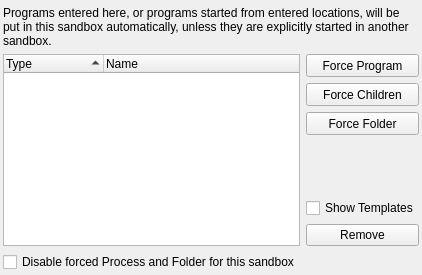
           <widget class="QWidget" name="tabForceProgs">
            <attribute name="title">
             <string>Force Programs</string>
            </attribute>
            <layout class="QGridLayout" name="gridLayout_54">
             <property name="leftMargin">
              <number>3</number>
             </property>
             <property name="topMargin">
              <number>6</number>
             </property>
             <property name="rightMargin">
              <number>3</number>
             </property>
             <property name="bottomMargin">
              <number>3</number>
             </property>
             <item row="0" column="0">
              <layout class="QGridLayout" name="gridLayout_35">
               <item row="0" column="0" colspan="2">
                <widget class="QLabel" name="label">
                 <property name="text">
                  <string>Programs entered here, or programs started from entered locations, will be put in this sandbox automatically, unless they are explicitly started in another sandbox.</string>
                 </property>
                 <property name="wordWrap">
                  <bool>true</bool>
                 </property>
                </widget>
               </item>
               <item row="6" column="1">
                <widget class="QCheckBox" name="chkShowForceTmpl">
                 <property name="text">
                  <string>Show Templates</string>
                 </property>
                </widget>
               </item>
               <item row="7" column="1">
                <widget class="QPushButton" name="btnDelForce">
                 <property name="text">
                  <string>Remove</string>
                 </property>
                </widget>
               </item>
               <item row="2" column="1">
                <widget class="QToolButton" name="btnForceProg">
                 <property name="sizePolicy">
                  <sizepolicy hsizetype="Preferred" vsizetype="Fixed">
                   <horstretch>0</horstretch>
                   <verstretch>0</verstretch>
                  </sizepolicy>
                 </property>
                 <property name="minimumSize">
                  <size>
                   <width>0</width>
                   <height>23</height>
                  </size>
                 </property>
                 <property name="text">
                  <string>Force Program</string>
                 </property>
                </widget>
               </item>
               <item row="2" column="0" rowspan="6">
                <widget class="QTreeWidget" name="treeForced">
                 <property name="sortingEnabled">
                  <bool>true</bool>
                 </property>
                 <column>
                  <property name="text">
                   <string>Type</string>
                  </property>
                 </column>
                 <column>
                  <property name="text">
                   <string>Name</string>
                  </property>
                 </column>
                </widget>
               </item>
               <item row="8" column="0">
                <widget class="QCheckBox" name="chkDisableForced">
                 <property name="text">
                  <string>Disable forced Process and Folder for this sandbox</string>
                 </property>
                </widget>
               </item>
               <item row="5" column="1">
                <spacer name="verticalSpacer_5">
                 <property name="orientation">
                  <enum>Qt::Orientation::Vertical</enum>
                 </property>
                 <property name="sizeHint" stdset="0">
                  <size>
                   <width>20</width>
                   <height>40</height>
                  </size>
                 </property>
                </spacer>
               </item>
               <item row="4" column="1">
                <widget class="QToolButton" name="btnForceDir">
                 <property name="sizePolicy">
                  <sizepolicy hsizetype="Preferred" vsizetype="Fixed">
                   <horstretch>0</horstretch>
                   <verstretch>0</verstretch>
                  </sizepolicy>
                 </property>
                 <property name="minimumSize">
                  <size>
                   <width>0</width>
                   <height>23</height>
                  </size>
                 </property>
                 <property name="text">
                  <string>Force Folder</string>
                 </property>
                </widget>
               </item>
               <item row="3" column="1">
                <widget class="QToolButton" name="btnForceChild">
                 <property name="sizePolicy">
                  <sizepolicy hsizetype="Preferred" vsizetype="Fixed">
                   <horstretch>0</horstretch>
                   <verstretch>0</verstretch>
                  </sizepolicy>
                 </property>
                 <property name="minimumSize">
                  <size>
                   <width>0</width>
                   <height>23</height>
                  </size>
                 </property>
                 <property name="text">
                  <string>Force Children</string>
                 </property>
                </widget>
               </item>
              </layout>
             </item>
            </layout>
           </widget>
